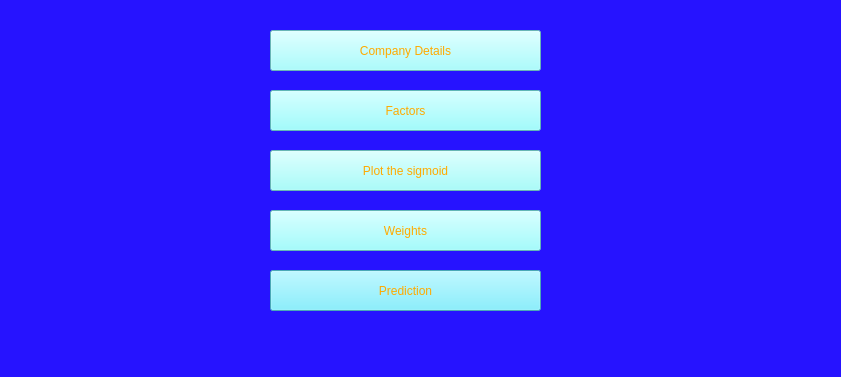
<?xml version="1.0" encoding="UTF-8"?>
<ui version="4.0">
 <class>MainWindow</class>
 <widget class="QMainWindow" name="MainWindow">
  <property name="geometry">
   <rect>
    <x>0</x>
    <y>0</y>
    <width>841</width>
    <height>377</height>
   </rect>
  </property>
  <property name="windowTitle">
   <string>Layoff Analysis</string>
  </property>
  <property name="styleSheet">
   <string notr="true">background-color: rgb(38, 19, 255);</string>
  </property>
  <widget class="QWidget" name="centralwidget">
   <widget class="QPushButton" name="pushButton">
    <property name="geometry">
     <rect>
      <x>270</x>
      <y>210</y>
      <width>271</width>
      <height>41</height>
     </rect>
    </property>
    <property name="styleSheet">
     <string notr="true">color: rgb(165, 248, 255);
color: rgb(255, 170, 0);
background-color: rgb(137, 255, 255);
font: 14pt &quot;MS Shell Dlg 2&quot;;</string>
    </property>
    <property name="text">
     <string>Weights</string>
    </property>
   </widget>
   <widget class="QPushButton" name="pushButton_5">
    <property name="geometry">
     <rect>
      <x>270</x>
      <y>30</y>
      <width>271</width>
      <height>41</height>
     </rect>
    </property>
    <property name="styleSheet">
     <string notr="true">color: rgb(255, 170, 0);
background-color: rgb(146, 254, 255);
font: 14pt &quot;MS Shell Dlg 2&quot;;</string>
    </property>
    <property name="text">
     <string>Company Details</string>
    </property>
   </widget>
   <widget class="QPushButton" name="pushButton_3">
    <property name="geometry">
     <rect>
      <x>270</x>
      <y>150</y>
      <width>271</width>
      <height>41</height>
     </rect>
    </property>
    <property name="styleSheet">
     <string notr="true">color: rgb(255, 170, 0);
background-color: rgb(144, 255, 252);
font: 14pt &quot;MS Shell Dlg 2&quot;;</string>
    </property>
    <property name="text">
     <string>Plot the sigmoid</string>
    </property>
   </widget>
   <widget class="QPushButton" name="pushButton_4">
    <property name="geometry">
     <rect>
      <x>270</x>
      <y>90</y>
      <width>271</width>
      <height>41</height>
     </rect>
    </property>
    <property name="styleSheet">
     <string notr="true">color: rgb(255, 170, 0);
font: 14pt &quot;MS Shell Dlg 2&quot;;
background-color: rgb(133, 255, 255);</string>
    </property>
    <property name="text">
     <string>Factors</string>
    </property>
   </widget>
   <widget class="QPushButton" name="pushButton_9">
    <property name="geometry">
     <rect>
      <x>270</x>
      <y>270</y>
      <width>271</width>
      <height>41</height>
     </rect>
    </property>
    <property name="styleSheet">
     <string notr="true">font: 14pt &quot;MS Shell Dlg 2&quot;;
background-color: rgb(103, 235, 255);
border-color: rgb(61, 252, 255);
border-color: rgb(85, 255, 255);
color: rgb(255, 170, 0);</string>
    </property>
    <property name="text">
     <string>Prediction</string>
    </property>
   </widget>
  </widget>
  <widget class="QStatusBar" name="statusbar"/>
 </widget>
 <resources/>
 <connections/>
</ui>
